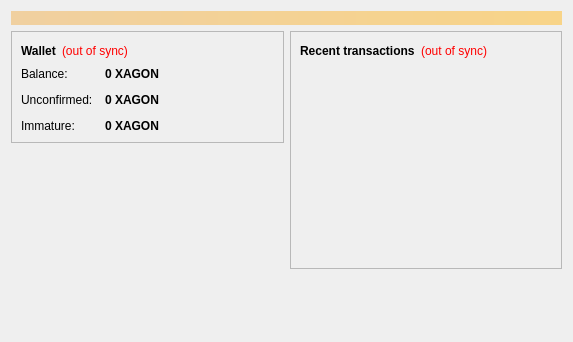
<?xml version="1.0" encoding="UTF-8"?>
<ui version="4.0">
 <class>OverviewPage</class>
 <widget class="QWidget" name="OverviewPage">
  <property name="geometry">
   <rect>
    <x>0</x>
    <y>0</y>
    <width>573</width>
    <height>342</height>
   </rect>
  </property>
  <property name="windowTitle">
   <string>Form</string>
  </property>
  <layout class="QVBoxLayout" name="topLayout">
   <item>
    <widget class="QLabel" name="labelAlerts">
     <property name="visible">
      <bool>false</bool>
     </property>
     <property name="styleSheet">
      <string notr="true">background-color: qlineargradient(x1: 0, y1: 0, x2: 1, y2: 0, stop:0 #F0D0A0, stop:1 #F8D488); color:#000000;</string>
     </property>
     <property name="wordWrap">
      <bool>true</bool>
     </property>
     <property name="margin">
      <number>3</number>
     </property>
    </widget>
   </item>
   <item>
    <layout class="QHBoxLayout" name="horizontalLayout" stretch="1,1">
     <item>
      <layout class="QVBoxLayout" name="verticalLayout_2">
       <item>
        <widget class="QFrame" name="frame">
         <property name="frameShape">
          <enum>QFrame::StyledPanel</enum>
         </property>
         <property name="frameShadow">
          <enum>QFrame::Raised</enum>
         </property>
         <layout class="QVBoxLayout" name="verticalLayout_4">
          <item>
           <layout class="QHBoxLayout" name="horizontalLayout_4">
            <item>
             <widget class="QLabel" name="label_5">
              <property name="font">
               <font>
                <weight>75</weight>
                <bold>true</bold>
               </font>
              </property>
              <property name="text">
               <string>Wallet</string>
              </property>
             </widget>
            </item>
            <item>
             <widget class="QLabel" name="labelWalletStatus">
              <property name="toolTip">
               <string>The displayed information may be out of date. Your wallet automatically synchronizes with the XAGON network after a connection is established, but this process has not completed yet.</string>
              </property>
              <property name="styleSheet">
               <string notr="true">QLabel { color: red; }</string>
              </property>
              <property name="text">
               <string notr="true">(out of sync)</string>
              </property>
              <property name="alignment">
               <set>Qt::AlignLeading|Qt::AlignLeft|Qt::AlignVCenter</set>
              </property>
             </widget>
            </item>
            <item>
             <spacer name="horizontalSpacer_2">
              <property name="orientation">
               <enum>Qt::Horizontal</enum>
              </property>
              <property name="sizeHint" stdset="0">
               <size>
                <width>40</width>
                <height>20</height>
               </size>
              </property>
             </spacer>
            </item>
           </layout>
          </item>
          <item>
           <layout class="QFormLayout" name="formLayout_2">
            <property name="fieldGrowthPolicy">
             <enum>QFormLayout::AllNonFixedFieldsGrow</enum>
            </property>
            <property name="horizontalSpacing">
             <number>12</number>
            </property>
            <property name="verticalSpacing">
             <number>12</number>
            </property>
            <item row="0" column="0">
             <widget class="QLabel" name="label">
              <property name="text">
               <string>Balance:</string>
              </property>
             </widget>
            </item>
            <item row="0" column="1">
             <widget class="QLabel" name="labelBalance">
              <property name="font">
               <font>
                <weight>75</weight>
                <bold>true</bold>
               </font>
              </property>
              <property name="cursor">
               <cursorShape>IBeamCursor</cursorShape>
              </property>
              <property name="toolTip">
               <string>Your current balance</string>
              </property>
              <property name="text">
               <string notr="true">0 XAGON</string>
              </property>
              <property name="textInteractionFlags">
               <set>Qt::LinksAccessibleByMouse|Qt::TextSelectableByKeyboard|Qt::TextSelectableByMouse</set>
              </property>
             </widget>
            </item>
            <item row="1" column="0">
             <widget class="QLabel" name="label_3">
              <property name="text">
               <string>Unconfirmed:</string>
              </property>
             </widget>
            </item>
            <item row="1" column="1">
             <widget class="QLabel" name="labelUnconfirmed">
              <property name="font">
               <font>
                <weight>75</weight>
                <bold>true</bold>
               </font>
              </property>
              <property name="cursor">
               <cursorShape>IBeamCursor</cursorShape>
              </property>
              <property name="toolTip">
               <string>Total of transactions that have yet to be confirmed, and do not yet count toward the current balance</string>
              </property>
              <property name="text">
               <string notr="true">0 XAGON</string>
              </property>
              <property name="textInteractionFlags">
               <set>Qt::LinksAccessibleByMouse|Qt::TextSelectableByKeyboard|Qt::TextSelectableByMouse</set>
              </property>
             </widget>
            </item>
            <item row="2" column="0">
             <widget class="QLabel" name="labelImmatureText">
              <property name="text">
               <string>Immature:</string>
              </property>
             </widget>
            </item>
            <item row="2" column="1">
             <widget class="QLabel" name="labelImmature">
              <property name="font">
               <font>
                <weight>75</weight>
                <bold>true</bold>
               </font>
              </property>
              <property name="toolTip">
               <string>Mined balance that has not yet matured</string>
              </property>
              <property name="text">
               <string notr="true">0 XAGON</string>
              </property>
              <property name="textInteractionFlags">
               <set>Qt::LinksAccessibleByMouse|Qt::TextSelectableByKeyboard|Qt::TextSelectableByMouse</set>
              </property>
             </widget>
            </item>
           </layout>
          </item>
         </layout>
        </widget>
       </item>
       <item>
        <spacer name="verticalSpacer">
         <property name="orientation">
          <enum>Qt::Vertical</enum>
         </property>
         <property name="sizeHint" stdset="0">
          <size>
           <width>20</width>
           <height>40</height>
          </size>
         </property>
        </spacer>
       </item>
      </layout>
     </item>
     <item>
      <layout class="QVBoxLayout" name="verticalLayout_3">
       <item>
        <widget class="QFrame" name="frame_2">
         <property name="frameShape">
          <enum>QFrame::StyledPanel</enum>
         </property>
         <property name="frameShadow">
          <enum>QFrame::Raised</enum>
         </property>
         <layout class="QVBoxLayout" name="verticalLayout">
          <item>
           <layout class="QHBoxLayout" name="horizontalLayout_2">
            <item>
             <widget class="QLabel" name="label_4">
              <property name="text">
               <string>&lt;b&gt;Recent transactions&lt;/b&gt;</string>
              </property>
             </widget>
            </item>
            <item>
             <widget class="QLabel" name="labelTransactionsStatus">
              <property name="toolTip">
               <string>The displayed information may be out of date. Your wallet automatically synchronizes with the XAGON network after a connection is established, but this process has not completed yet.</string>
              </property>
              <property name="styleSheet">
               <string notr="true">QLabel { color: red; }</string>
              </property>
              <property name="text">
               <string notr="true">(out of sync)</string>
              </property>
              <property name="alignment">
               <set>Qt::AlignRight|Qt::AlignTrailing|Qt::AlignVCenter</set>
              </property>
             </widget>
            </item>
            <item>
             <spacer name="horizontalSpacer">
              <property name="orientation">
               <enum>Qt::Horizontal</enum>
              </property>
              <property name="sizeHint" stdset="0">
               <size>
                <width>40</width>
                <height>20</height>
               </size>
              </property>
             </spacer>
            </item>
           </layout>
          </item>
          <item>
           <widget class="QListView" name="listTransactions">
            <property name="styleSheet">
             <string notr="true">QListView { background: transparent; }</string>
            </property>
            <property name="frameShape">
             <enum>QFrame::NoFrame</enum>
            </property>
            <property name="verticalScrollBarPolicy">
             <enum>Qt::ScrollBarAlwaysOff</enum>
            </property>
            <property name="horizontalScrollBarPolicy">
             <enum>Qt::ScrollBarAlwaysOff</enum>
            </property>
            <property name="selectionMode">
             <enum>QAbstractItemView::NoSelection</enum>
            </property>
           </widget>
          </item>
         </layout>
        </widget>
       </item>
       <item>
        <spacer name="verticalSpacer_2">
         <property name="orientation">
          <enum>Qt::Vertical</enum>
         </property>
         <property name="sizeHint" stdset="0">
          <size>
           <width>20</width>
           <height>40</height>
          </size>
         </property>
        </spacer>
       </item>
      </layout>
     </item>
    </layout>
   </item>
  </layout>
 </widget>
 <resources/>
 <connections/>
</ui>
